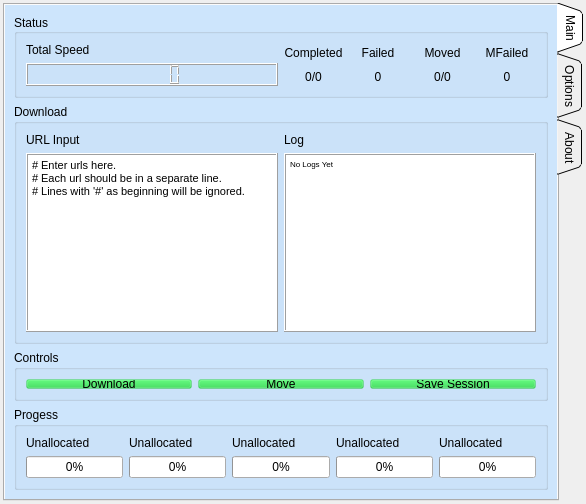
<?xml version="1.0" encoding="UTF-8"?>
<ui version="4.0">
 <class>DownloaderGUI</class>
 <widget class="QWidget" name="DownloaderGUI">
  <property name="geometry">
   <rect>
    <x>0</x>
    <y>0</y>
    <width>586</width>
    <height>504</height>
   </rect>
  </property>
  <property name="windowTitle">
   <string>Youtube Downloader | by T90</string>
  </property>
  <property name="autoFillBackground">
   <bool>false</bool>
  </property>
  <property name="styleSheet">
   <string notr="true">#dtab{
	background-color: rgba(85, 170, 255, 70);
}
QPushButton{
	background-color: rgba(26, 208, 62, 50);
}</string>
  </property>
  <layout class="QHBoxLayout" name="horizontalLayout_8">
   <property name="spacing">
    <number>0</number>
   </property>
   <property name="margin">
    <number>3</number>
   </property>
   <item>
    <widget class="QTabWidget" name="tabs">
     <property name="tabPosition">
      <enum>QTabWidget::East</enum>
     </property>
     <property name="tabShape">
      <enum>QTabWidget::Triangular</enum>
     </property>
     <property name="currentIndex">
      <number>0</number>
     </property>
     <property name="documentMode">
      <bool>false</bool>
     </property>
     <property name="tabsClosable">
      <bool>false</bool>
     </property>
     <widget class="QWidget" name="dtab">
      <attribute name="title">
       <string>Main</string>
      </attribute>
      <attribute name="toolTip">
       <string>Main Downloader</string>
      </attribute>
      <layout class="QVBoxLayout" name="verticalLayout_2">
       <item>
        <widget class="QGroupBox" name="statusbox">
         <property name="minimumSize">
          <size>
           <width>0</width>
           <height>30</height>
          </size>
         </property>
         <property name="title">
          <string>Status</string>
         </property>
         <property name="alignment">
          <set>Qt::AlignLeading|Qt::AlignLeft|Qt::AlignVCenter</set>
         </property>
         <property name="flat">
          <bool>false</bool>
         </property>
         <layout class="QHBoxLayout" name="horizontalLayout_5">
          <item>
           <layout class="QVBoxLayout" name="verticalLayout_9">
            <item>
             <widget class="QLabel" name="label_11">
              <property name="sizePolicy">
               <sizepolicy hsizetype="Preferred" vsizetype="Preferred">
                <horstretch>0</horstretch>
                <verstretch>1</verstretch>
               </sizepolicy>
              </property>
              <property name="text">
               <string>Total Speed</string>
              </property>
             </widget>
            </item>
            <item>
             <widget class="QLCDNumber" name="speed">
              <property name="sizePolicy">
               <sizepolicy hsizetype="Preferred" vsizetype="Preferred">
                <horstretch>0</horstretch>
                <verstretch>3</verstretch>
               </sizepolicy>
              </property>
              <property name="smallDecimalPoint">
               <bool>true</bool>
              </property>
              <property name="segmentStyle">
               <enum>QLCDNumber::Filled</enum>
              </property>
             </widget>
            </item>
           </layout>
          </item>
          <item>
           <layout class="QGridLayout" name="gridLayout_2">
            <item row="0" column="2">
             <widget class="QLabel" name="label_9">
              <property name="text">
               <string>Moved</string>
              </property>
              <property name="alignment">
               <set>Qt::AlignCenter</set>
              </property>
              <property name="wordWrap">
               <bool>true</bool>
              </property>
             </widget>
            </item>
            <item row="0" column="0">
             <widget class="QLabel" name="label_7">
              <property name="text">
               <string>Completed</string>
              </property>
              <property name="alignment">
               <set>Qt::AlignCenter</set>
              </property>
              <property name="wordWrap">
               <bool>true</bool>
              </property>
             </widget>
            </item>
            <item row="0" column="1">
             <widget class="QLabel" name="label_8">
              <property name="text">
               <string>Failed</string>
              </property>
              <property name="alignment">
               <set>Qt::AlignCenter</set>
              </property>
              <property name="wordWrap">
               <bool>true</bool>
              </property>
             </widget>
            </item>
            <item row="0" column="3">
             <widget class="QLabel" name="label_10">
              <property name="text">
               <string>MFailed</string>
              </property>
              <property name="alignment">
               <set>Qt::AlignCenter</set>
              </property>
              <property name="wordWrap">
               <bool>true</bool>
              </property>
             </widget>
            </item>
            <item row="1" column="0">
             <widget class="QLabel" name="dcom">
              <property name="text">
               <string>0/0</string>
              </property>
              <property name="alignment">
               <set>Qt::AlignCenter</set>
              </property>
             </widget>
            </item>
            <item row="1" column="1">
             <widget class="QLabel" name="dfail">
              <property name="text">
               <string>0</string>
              </property>
              <property name="alignment">
               <set>Qt::AlignCenter</set>
              </property>
             </widget>
            </item>
            <item row="1" column="2">
             <widget class="QLabel" name="mcom">
              <property name="text">
               <string>0/0</string>
              </property>
              <property name="alignment">
               <set>Qt::AlignCenter</set>
              </property>
             </widget>
            </item>
            <item row="1" column="3">
             <widget class="QLabel" name="mfail">
              <property name="text">
               <string>0</string>
              </property>
              <property name="alignment">
               <set>Qt::AlignCenter</set>
              </property>
             </widget>
            </item>
           </layout>
          </item>
         </layout>
        </widget>
       </item>
       <item>
        <widget class="QGroupBox" name="io">
         <property name="title">
          <string>Download</string>
         </property>
         <property name="flat">
          <bool>false</bool>
         </property>
         <layout class="QVBoxLayout" name="verticalLayout_4">
          <item>
           <layout class="QHBoxLayout" name="horizontalLayout">
            <item>
             <widget class="QLabel" name="label_6">
              <property name="text">
               <string>URL Input</string>
              </property>
             </widget>
            </item>
            <item>
             <widget class="QLabel" name="label_5">
              <property name="text">
               <string>Log</string>
              </property>
             </widget>
            </item>
           </layout>
          </item>
          <item>
           <layout class="QHBoxLayout" name="horizontalLayout_3">
            <item>
             <widget class="QTextEdit" name="urlbox">
              <property name="cursor" stdset="0">
               <cursorShape>IBeamCursor</cursorShape>
              </property>
              <property name="frameShape">
               <enum>QFrame::Box</enum>
              </property>
              <property name="frameShadow">
               <enum>QFrame::Raised</enum>
              </property>
              <property name="tabChangesFocus">
               <bool>true</bool>
              </property>
              <property name="html">
               <string>&lt;!DOCTYPE HTML PUBLIC &quot;-//W3C//DTD HTML 4.0//EN&quot; &quot;http://www.w3.org/TR/REC-html40/strict.dtd&quot;&gt;
&lt;html&gt;&lt;head&gt;&lt;meta name=&quot;qrichtext&quot; content=&quot;1&quot; /&gt;&lt;style type=&quot;text/css&quot;&gt;
p, li { white-space: pre-wrap; }
&lt;/style&gt;&lt;/head&gt;&lt;body style=&quot; font-family:'MS Shell Dlg 2'; font-size:8.25pt; font-weight:400; font-style:normal;&quot;&gt;
&lt;p style=&quot; margin-top:0px; margin-bottom:0px; margin-left:0px; margin-right:0px; -qt-block-indent:0; text-indent:0px;&quot;&gt;&lt;span style=&quot; font-size:8pt;&quot;&gt;# Enter urls here. &lt;/span&gt;&lt;/p&gt;
&lt;p style=&quot; margin-top:0px; margin-bottom:0px; margin-left:0px; margin-right:0px; -qt-block-indent:0; text-indent:0px;&quot;&gt;&lt;span style=&quot; font-size:8pt;&quot;&gt;# Each url should be in a separate line.&lt;/span&gt;&lt;/p&gt;
&lt;p style=&quot; margin-top:0px; margin-bottom:0px; margin-left:0px; margin-right:0px; -qt-block-indent:0; text-indent:0px;&quot;&gt;&lt;span style=&quot; font-size:8pt;&quot;&gt;# Lines with '#' as beginning will be ignored.&lt;/span&gt;&lt;/p&gt;
&lt;p style=&quot;-qt-paragraph-type:empty; margin-top:0px; margin-bottom:0px; margin-left:0px; margin-right:0px; -qt-block-indent:0; text-indent:0px; font-size:8pt;&quot;&gt;&lt;br /&gt;&lt;/p&gt;&lt;/body&gt;&lt;/html&gt;</string>
              </property>
              <property name="textInteractionFlags">
               <set>Qt::LinksAccessibleByKeyboard|Qt::LinksAccessibleByMouse|Qt::TextBrowserInteraction|Qt::TextEditable|Qt::TextEditorInteraction|Qt::TextSelectableByKeyboard|Qt::TextSelectableByMouse</set>
              </property>
             </widget>
            </item>
            <item>
             <widget class="QTextEdit" name="logbox">
              <property name="font">
               <font>
                <family>Arial</family>
                <pointsize>6</pointsize>
                <italic>true</italic>
               </font>
              </property>
              <property name="cursor" stdset="0">
               <cursorShape>BusyCursor</cursorShape>
              </property>
              <property name="frameShape">
               <enum>QFrame::Box</enum>
              </property>
              <property name="frameShadow">
               <enum>QFrame::Raised</enum>
              </property>
              <property name="readOnly">
               <bool>true</bool>
              </property>
              <property name="html">
               <string>&lt;!DOCTYPE HTML PUBLIC &quot;-//W3C//DTD HTML 4.0//EN&quot; &quot;http://www.w3.org/TR/REC-html40/strict.dtd&quot;&gt;
&lt;html&gt;&lt;head&gt;&lt;meta name=&quot;qrichtext&quot; content=&quot;1&quot; /&gt;&lt;style type=&quot;text/css&quot;&gt;
p, li { white-space: pre-wrap; }
&lt;/style&gt;&lt;/head&gt;&lt;body style=&quot; font-family:'Arial'; font-size:6pt; font-weight:400; font-style:italic;&quot;&gt;
&lt;p style=&quot; margin-top:0px; margin-bottom:0px; margin-left:0px; margin-right:0px; -qt-block-indent:0; text-indent:0px;&quot;&gt;&lt;span style=&quot; font-style:normal;&quot;&gt;No Logs Yet&lt;/span&gt;&lt;/p&gt;&lt;/body&gt;&lt;/html&gt;</string>
              </property>
             </widget>
            </item>
           </layout>
          </item>
         </layout>
        </widget>
       </item>
       <item>
        <widget class="QGroupBox" name="buttons">
         <property name="minimumSize">
          <size>
           <width>0</width>
           <height>30</height>
          </size>
         </property>
         <property name="title">
          <string>Controls</string>
         </property>
         <property name="flat">
          <bool>false</bool>
         </property>
         <layout class="QVBoxLayout" name="verticalLayout_3">
          <item>
           <layout class="QHBoxLayout" name="horizontalLayout_4">
            <item>
             <widget class="QPushButton" name="startbtn">
              <property name="cursor">
               <cursorShape>PointingHandCursor</cursorShape>
              </property>
              <property name="text">
               <string>Download</string>
              </property>
              <property name="checkable">
               <bool>true</bool>
              </property>
              <property name="flat">
               <bool>false</bool>
              </property>
             </widget>
            </item>
            <item>
             <widget class="QPushButton" name="movebtn">
              <property name="cursor">
               <cursorShape>PointingHandCursor</cursorShape>
              </property>
              <property name="text">
               <string>Move</string>
              </property>
              <property name="checkable">
               <bool>true</bool>
              </property>
              <property name="flat">
               <bool>false</bool>
              </property>
             </widget>
            </item>
            <item>
             <widget class="QPushButton" name="session">
              <property name="text">
               <string>Save Session</string>
              </property>
             </widget>
            </item>
           </layout>
          </item>
         </layout>
         <zorder>horizontalLayoutWidget</zorder>
         <zorder>horizontalLayoutWidget_3</zorder>
         <zorder>horizontalLayoutWidget_4</zorder>
        </widget>
       </item>
       <item>
        <widget class="QGroupBox" name="progress">
         <property name="title">
          <string>Progess</string>
         </property>
         <layout class="QGridLayout" name="gridLayout">
          <item row="1" column="1">
           <widget class="QProgressBar" name="p2">
            <property name="value">
             <number>0</number>
            </property>
            <property name="alignment">
             <set>Qt::AlignCenter</set>
            </property>
            <property name="orientation">
             <enum>Qt::Horizontal</enum>
            </property>
            <property name="invertedAppearance">
             <bool>false</bool>
            </property>
            <property name="textDirection">
             <enum>QProgressBar::TopToBottom</enum>
            </property>
            <property name="format">
             <string>%p%</string>
            </property>
           </widget>
          </item>
          <item row="1" column="3">
           <widget class="QProgressBar" name="p4">
            <property name="value">
             <number>0</number>
            </property>
            <property name="alignment">
             <set>Qt::AlignCenter</set>
            </property>
            <property name="orientation">
             <enum>Qt::Horizontal</enum>
            </property>
            <property name="invertedAppearance">
             <bool>false</bool>
            </property>
            <property name="textDirection">
             <enum>QProgressBar::TopToBottom</enum>
            </property>
            <property name="format">
             <string>%p%</string>
            </property>
           </widget>
          </item>
          <item row="1" column="4">
           <widget class="QProgressBar" name="p5">
            <property name="value">
             <number>0</number>
            </property>
            <property name="alignment">
             <set>Qt::AlignCenter</set>
            </property>
            <property name="orientation">
             <enum>Qt::Horizontal</enum>
            </property>
            <property name="invertedAppearance">
             <bool>false</bool>
            </property>
            <property name="textDirection">
             <enum>QProgressBar::TopToBottom</enum>
            </property>
            <property name="format">
             <string>%p%</string>
            </property>
           </widget>
          </item>
          <item row="1" column="0">
           <widget class="QProgressBar" name="p1">
            <property name="value">
             <number>0</number>
            </property>
            <property name="alignment">
             <set>Qt::AlignCenter</set>
            </property>
            <property name="orientation">
             <enum>Qt::Horizontal</enum>
            </property>
            <property name="invertedAppearance">
             <bool>false</bool>
            </property>
            <property name="textDirection">
             <enum>QProgressBar::TopToBottom</enum>
            </property>
            <property name="format">
             <string>%p%</string>
            </property>
           </widget>
          </item>
          <item row="1" column="2">
           <widget class="QProgressBar" name="p3">
            <property name="value">
             <number>0</number>
            </property>
            <property name="alignment">
             <set>Qt::AlignCenter</set>
            </property>
            <property name="orientation">
             <enum>Qt::Horizontal</enum>
            </property>
            <property name="invertedAppearance">
             <bool>false</bool>
            </property>
            <property name="textDirection">
             <enum>QProgressBar::TopToBottom</enum>
            </property>
            <property name="format">
             <string>%p%</string>
            </property>
           </widget>
          </item>
          <item row="0" column="0">
           <widget class="QLabel" name="p1l">
            <property name="text">
             <string>Unallocated</string>
            </property>
           </widget>
          </item>
          <item row="0" column="1">
           <widget class="QLabel" name="p2l">
            <property name="text">
             <string>Unallocated</string>
            </property>
           </widget>
          </item>
          <item row="0" column="2">
           <widget class="QLabel" name="p3l">
            <property name="text">
             <string>Unallocated</string>
            </property>
           </widget>
          </item>
          <item row="0" column="3">
           <widget class="QLabel" name="p4l">
            <property name="text">
             <string>Unallocated</string>
            </property>
           </widget>
          </item>
          <item row="0" column="4">
           <widget class="QLabel" name="p5l">
            <property name="text">
             <string>Unallocated</string>
            </property>
           </widget>
          </item>
         </layout>
        </widget>
       </item>
      </layout>
     </widget>
     <widget class="QWidget" name="otab">
      <attribute name="title">
       <string>Options</string>
      </attribute>
      <attribute name="toolTip">
       <string>Options for Downloading and Moving</string>
      </attribute>
      <layout class="QVBoxLayout" name="verticalLayout_5">
       <item>
        <widget class="QGroupBox" name="groupBox">
         <property name="title">
          <string>Locations</string>
         </property>
         <layout class="QVBoxLayout" name="verticalLayout_6">
          <item>
           <widget class="QPushButton" name="dloc">
            <property name="toolTip">
             <string>Download Location</string>
            </property>
            <property name="text">
             <string>Download Location</string>
            </property>
            <property name="flat">
             <bool>false</bool>
            </property>
           </widget>
          </item>
          <item>
           <widget class="QPushButton" name="pushButton">
            <property name="toolTip">
             <string>Move SRC</string>
            </property>
            <property name="text">
             <string>Move SRC</string>
            </property>
           </widget>
          </item>
          <item>
           <widget class="QPushButton" name="pushButton_2">
            <property name="toolTip">
             <string>Move Dest</string>
            </property>
            <property name="text">
             <string>Move DEST</string>
            </property>
           </widget>
          </item>
         </layout>
        </widget>
       </item>
       <item>
        <widget class="QGroupBox" name="groupBox_2">
         <property name="title">
          <string>Download</string>
         </property>
         <layout class="QHBoxLayout" name="horizontalLayout_2">
          <item>
           <layout class="QVBoxLayout" name="verticalLayout_7">
            <item>
             <widget class="QPushButton" name="pushButton_3">
              <property name="text">
               <string>PushButton</string>
              </property>
             </widget>
            </item>
           </layout>
          </item>
          <item>
           <layout class="QVBoxLayout" name="verticalLayout_8"/>
          </item>
         </layout>
        </widget>
       </item>
       <item>
        <widget class="QGroupBox" name="groupBox_3">
         <property name="title">
          <string>GroupBox</string>
         </property>
        </widget>
       </item>
      </layout>
     </widget>
     <widget class="QWidget" name="atab">
      <attribute name="title">
       <string>About</string>
      </attribute>
      <attribute name="toolTip">
       <string>Help and About</string>
      </attribute>
     </widget>
    </widget>
   </item>
  </layout>
 </widget>
 <resources/>
 <connections/>
</ui>
